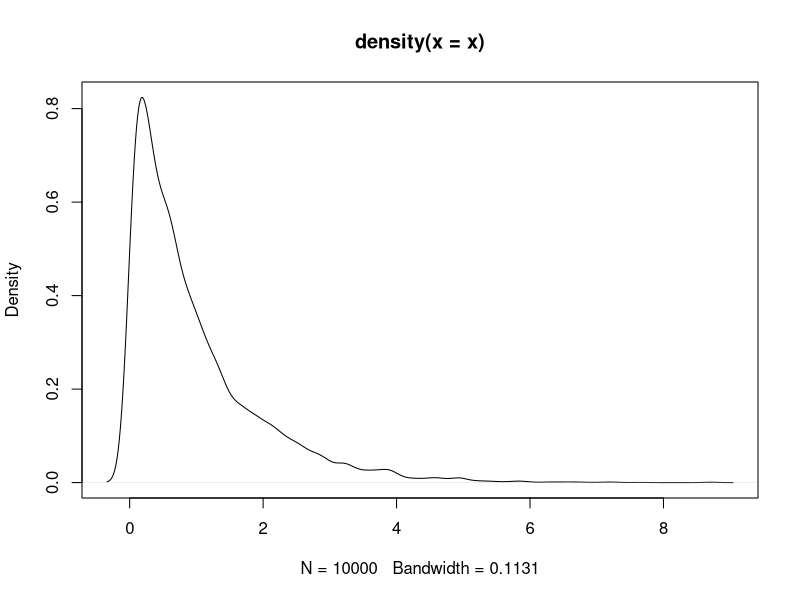
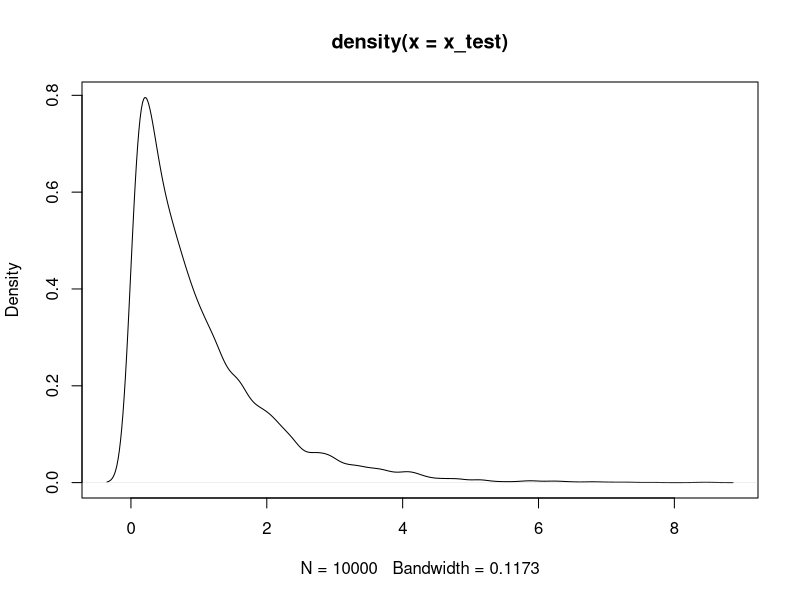
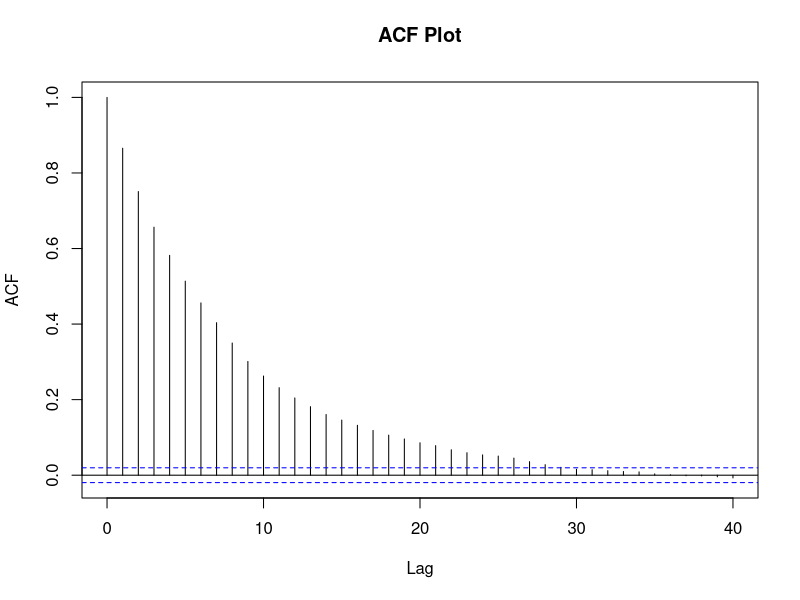
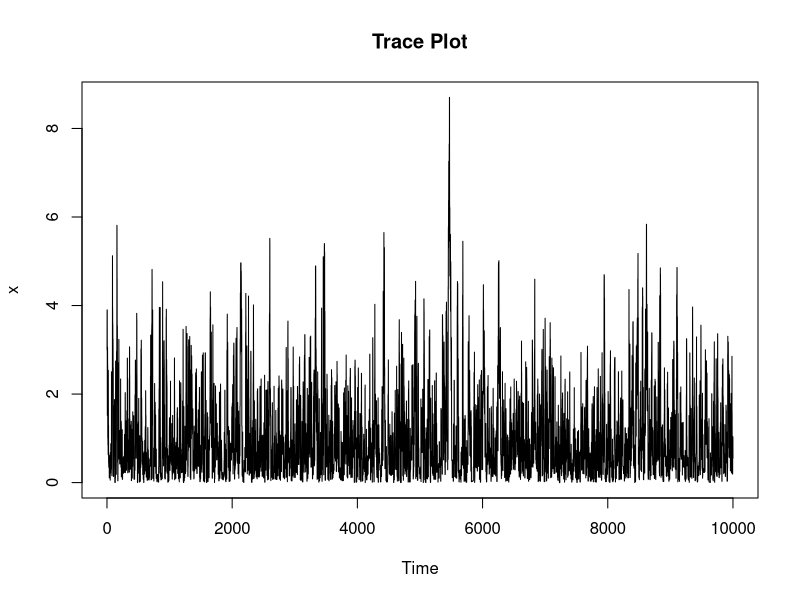
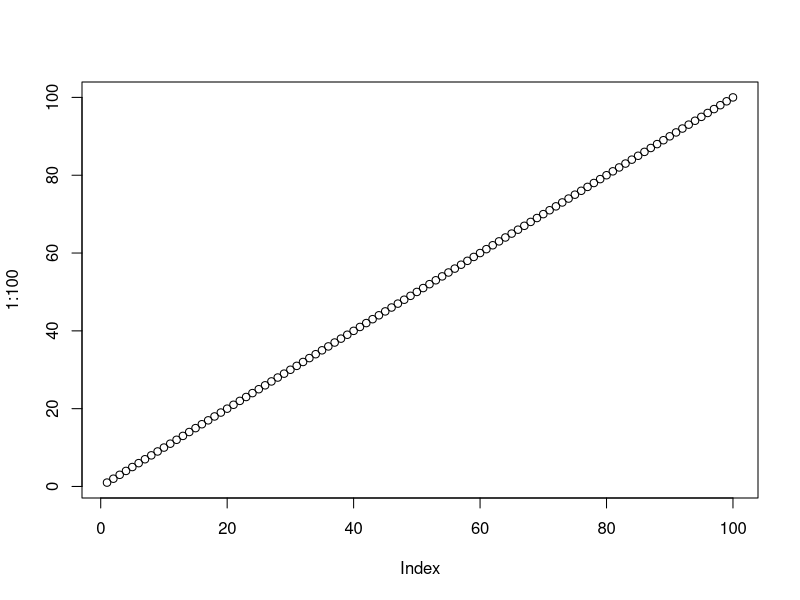

Generate these figures, in order, with R:
# MH Algorithm
h = 1
rate = 1

T = 1e4
x = numeric(length = T)
x[1] = 3
acc = 0

for(t in 2:T){
	# y = runif(1,x[t-1]-h,x[t-1]+h)
	y = x[t-1] + rnorm(1,mean = 0, sd = h)
	alpha = min((dexp(y,rate)/dexp(x[t-1],rate)),1)
	u = runif(1,0,1)
	if(u < alpha){
		x[t] = y
		acc = acc + 1
	} else{
		x[t] = x[t-1]
	}
}

(acc/T)*100
mean(x)
1/rate
x_test = rexp(T,rate)
plot(density(x))
plot(density(x_test))

acf(x, main = "ACF Plot")
plot.ts(x, main = "Trace Plot")

# The mean seems to be really off, whereas the ACF and Trace plots are nice.

# BatchMeans

a = 100
b = 100
N = a*b

mu = mean(x)
mu
Y = numeric(length = a) 

for(i in 0:(a-1)){
    Y[i+1] = mean(x[(b*i+1):(b*(i+1))])
}

var = (b/(a-1))*(sum((Y-mu)**2))
var


plot(1:100)